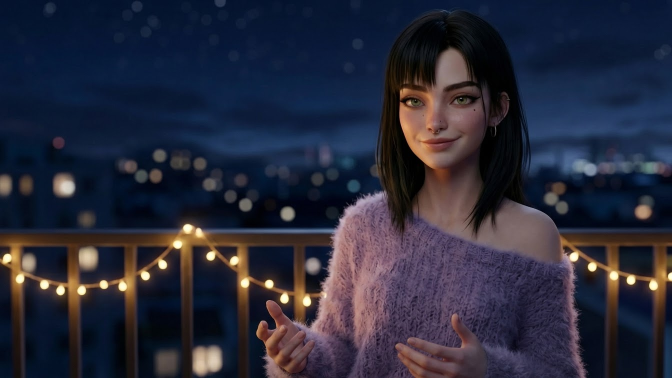
#> input picture quellen/uploads/v89/patrick_26-11b/LYNN_B1.jpg, 1344 x 756 px, given in place of N35n.webp, which was not available (shown at 1/2 size)
$ python v92_zwischen.py
#> lines starting #> are read from the running program, lines starting #| are printed output that depends on the picture; long printed decimals are rounded
### spiel/proc/varianten.py
import cv2, numpy as np, sys, json
from PIL import Image
B='/home/claude/game/'
# [4 lines left out: function lade, not called in this run]
def ausrichten(base, var):
    h,w=base.shape[:2]; s=960/w
    a=cv2.cvtColor(cv2.resize(base,None,fx=s,fy=s),cv2.COLOR_BGR2GRAY).astype(np.float32)
    b=cv2.cvtColor(cv2.resize(var,None,fx=s,fy=s),cv2.COLOR_BGR2GRAY).astype(np.float32)
    M=np.eye(2,3,dtype=np.float32)
    try:
        _,M=cv2.findTransformECC(a,b,M,cv2.MOTION_AFFINE,(cv2.TERM_CRITERIA_EPS|cv2.TERM_CRITERIA_COUNT,200,1e-5),None,5)
    except cv2.error: pass
    M2=M.copy(); M2[:,2]/=s
    return cv2.warpAffine(var,M2,(w,h),flags=cv2.INTER_LANCZOS4+cv2.WARP_INVERSE_MAP,borderMode=cv2.BORDER_REPLICATE), M
# [23 lines left out: functions maske, speichere_overlay, not called in this run]

### spiel/proc/v92_zwischen.py
# V9.2 (Patrick 26.11. abends): Gemini-Zwischenbilder (Blöcke A–D) einbauen. Wiederholbar.
# Upload -> Lanczos auf Größe des Basisbilds + leichtes Nachschärfen -> per ECC genau auf das Basisbild ausrichten -> dist/img
import cv2, numpy as np, sys
from PIL import Image, ImageFilter
sys.path.insert(0, '/home/claude/game/proc')
from varianten import ausrichten
U = '/home/claude/du-verpasst-was/quellen/uploads/v89/patrick_26-11b/'; O = '/home/claude/game/dist/img/'
def fertig(im, W, H, schaerfe=45):
    im = cv2.resize(im, (W, H), interpolation=cv2.INTER_LANCZOS4)
    p = Image.fromarray(cv2.cvtColor(im, cv2.COLOR_BGR2RGB)).filter(ImageFilter.UnsharpMask(1.2, schaerfe, 2))
    return cv2.cvtColor(np.asarray(p), cv2.COLOR_RGB2BGR)
def webp(code, im): Image.fromarray(cv2.cvtColor(im, cv2.COLOR_BGR2RGB)).save(O + code + '.webp', 'WEBP', quality=86, method=6); print('ok', code)
LISTE = [  # Upload, Basis, Spielcode
    ('MIA_A1', 'N35n', 'MIA_GR'), ('MIA_A2', 'N35n', 'MIA_SM'), ('MIA_A2b', 'N35n', 'MIA_SM2'), ('MIA_A3', 'N35n', 'MIA_TILT'), ('MIA_A4', 'N35n', 'MIA_HAND'),
    ('LYNN_B1', 'N14', 'N14hh'), ('LYNN_B2', 'N14', 'N14gr'), ('LYNN_B3', 'N14', 'N14ru'), ('LYNN_B4', 'N14', 'N14dw'),
    ('LYNN_C1', 'N14zb', 'N14zg'), ('LYNN_C2', 'N14zb', 'N14zs')]
for up, basis, code in LISTE:
    b = cv2.imread(O + basis + '.webp'); v = fertig(cv2.imread(U + up + '.jpg'), b.shape[1], b.shape[0])
#> further down, b is the input picture: shape (756, 1344, 3); mean B, G, R 58.2, 42, 40.9
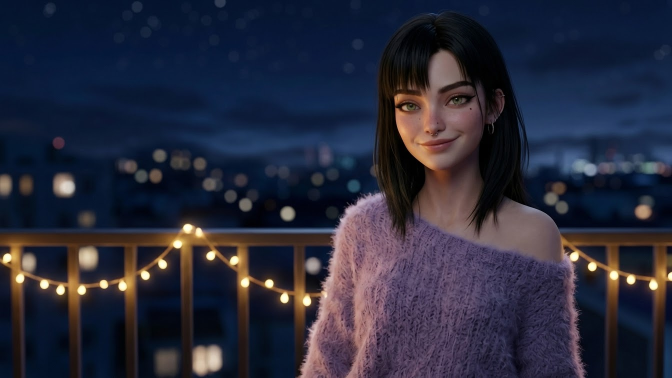
#> input picture quellen/uploads/v89/patrick_26-11b/LYNN_B2.jpg, 1344 x 756 px, given in place of MIA_A1.jpg, which was not available (shown at 1/2 size)
#> in fertig, im is the input picture: shape (756, 1344, 3); mean B, G, R 59, 42.2, 40.8
#> in fertig, `return cv2.cvtColor(np.asarray(p), cv2.COLOR_RGB2BGR)`:
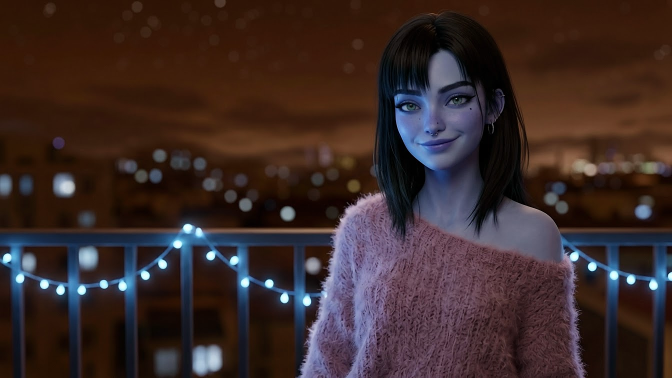
#> returned value: shape (756, 1344, 3) (shown at 1/2 size); mean R, G, B 59, 42.2, 40.8
    v2, M = ausrichten(b, v); print(code, np.round(M, 3).tolist()); webp(code, v2)
#> in ausrichten, `a=cv2.cvtColor(cv2.resize(base,None,fx=s,fy=s),cv2.COLOR_BGR2GRAY).ast..`:
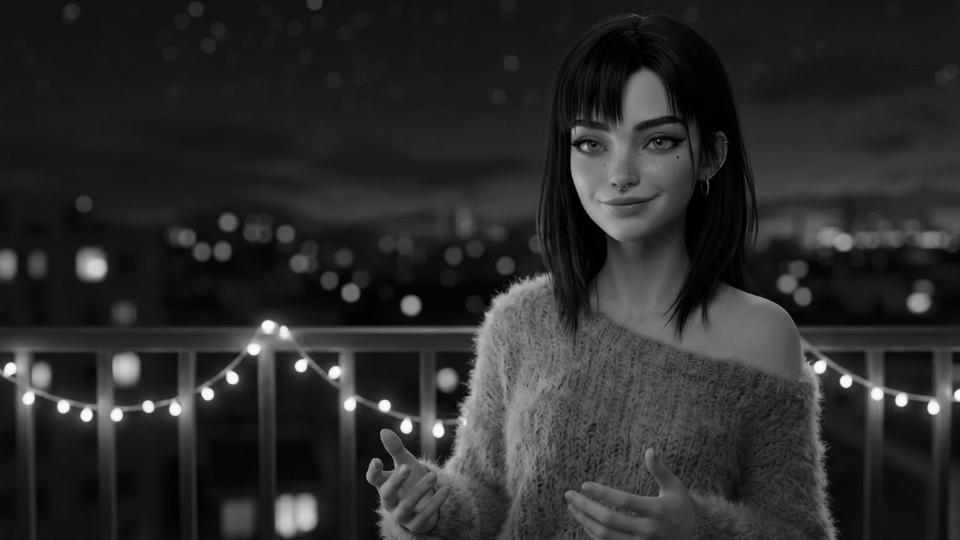
#> a: shape (540, 960) float32; min 0, max 253, mean 43.4
#> in ausrichten, `b=cv2.cvtColor(cv2.resize(var,None,fx=s,fy=s),cv2.COLOR_BGR2GRAY).asty..`:
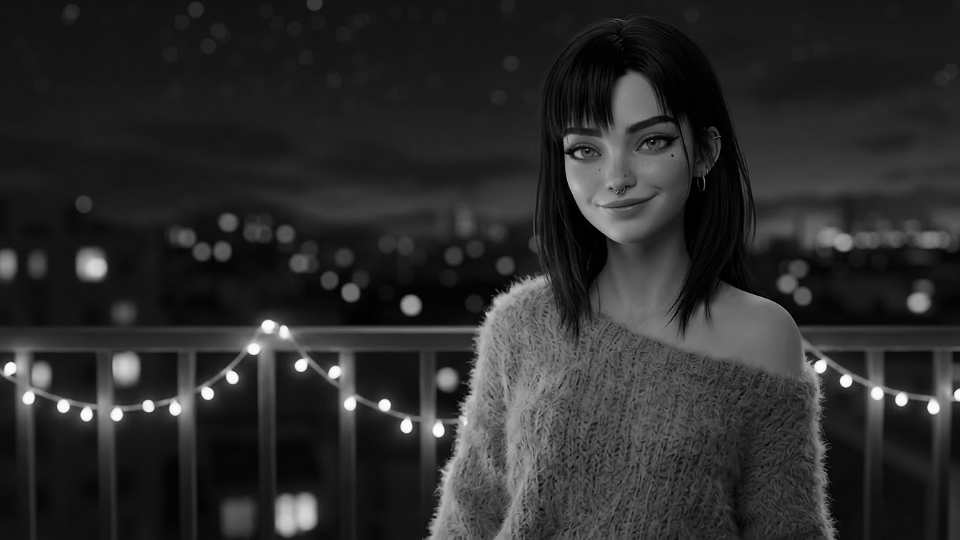
#> b: shape (540, 960) float32; min 0, max 254, mean 43.6
#> in ausrichten, `_,M=cv2.findTransformECC(a,b,M,cv2.MOTION_AFFINE,(cv2.TERM_CRITERIA_EP..`: M = [[1, 0.0144, -5.46], [9.39e-05, 0.994, 1.94]]
#> after `v2, M = ausrichten(b, v)`:
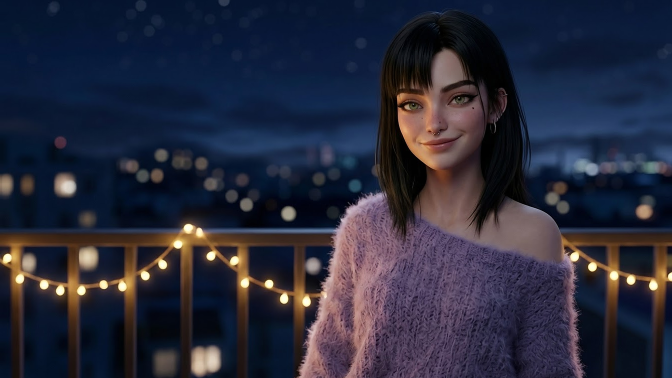
#> v2: shape (756, 1344, 3) (shown at 1/2 size); mean B, G, R 59.1, 42.3, 40.9
#> after `v2, M = ausrichten(b, v)`: M = [[1, 0.0144, -5.46], [9.39e-05, 0.994, 1.94]]
#| MIA_GR [[1.0, 0.014, -5.456], [0.0, 0.994, 1.944]]
#| ok MIA_GR
#> (the run stopped early here; a loop or call above may not have finished)
